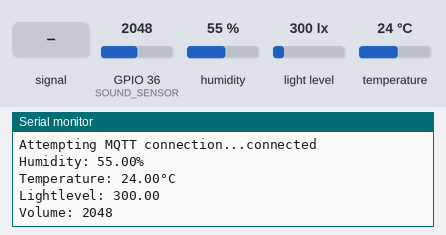
A sketch run on a simulated ESP32. On the bench: the last lines printed to the serial monitor. Inputs (shaded band) come from the test bench; at power-on: humidity 55 %, light level 300 lx, GPIO 36 (SOUND_SENSOR) = 2048, temperature 24 °C. WiFi joins after 1.5 s; servers stay silent unless stated; random numbers use the default seed unless the sketch sets one; no MQTT or app messages arrive unless stated.

Above: at 2.7 s.
2.8 s: GPIO 36 (SOUND_SENSOR) fed a 200 Hz sine of ±327 counts around its level
At 4.5 s:
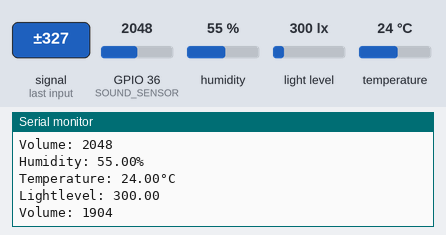
5.5 s: humidity set to 22 %
At 7.0 s:
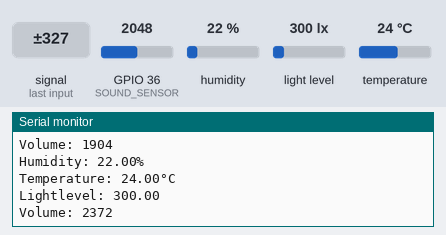
8.2 s: light level set to 40 lx
At 10.6 s:
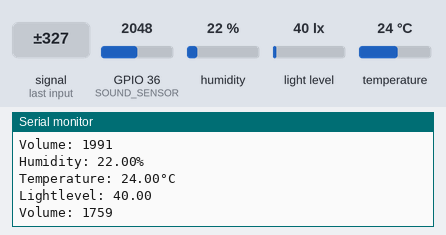
10.9 s: GPIO 36 (SOUND_SENSOR) set to 2866
At 12.1 s:
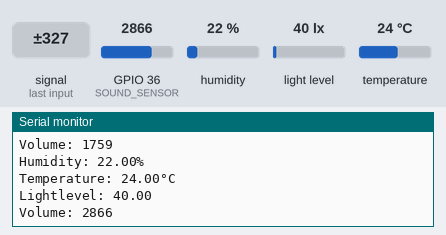
13.6 s: temperature set to 12 °C
At 14.6 s:
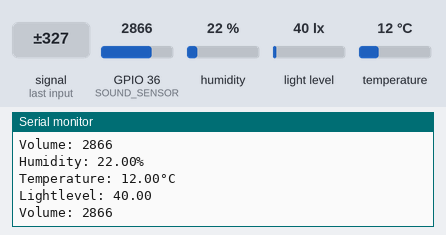
16.3 s: GPIO 36 (SOUND_SENSOR) fed a 1000 Hz sine of ±1023 counts around its level
At 18.4 s:
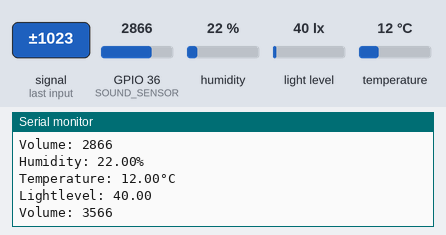
Timing chart, 0 to 19.9 s (numbered marks = the images above; inputs shaded):
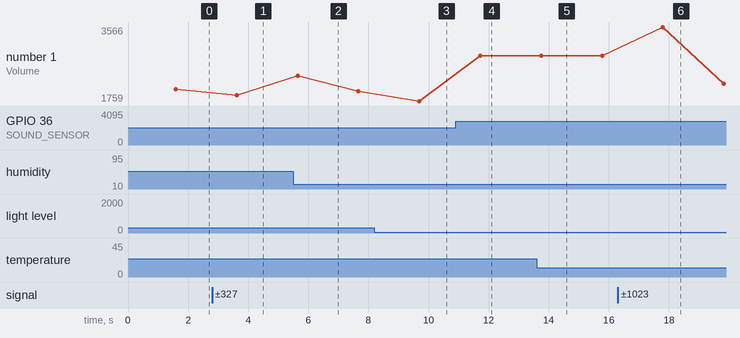

The sketch:

wetterstation.ino
```cpp
#include <ArduinoJson.h>

#include <BH1750.h>
#include <Wire.h>
#include <Adafruit_Sensor.h>
#include <DHT_U.h>
#include <DHT.h>

#include <string>
#include <iostream>
#include <sstream>
#include <WiFi.h>
#include <PubSubClient.h>

#define DHT_SENSOR_PIN 23
#define DHT_SENSOR_TYPE DHT11

#define SOUND_SENSOR 36

const char *ssid = "WLANrouterRPPT";
const char *password = "bbsbrinkstrasse";
const char *mqtt_server = "192.168.1.2";

const char *outHum = "jannik/wetterstation/humidity";
const char *outTemp = "jannik/wetterstation/temperature";
const char *outLight = "jannik/wetterstation/lightlevel";
const char *outSound = "jannik/wetterstation/volume";

BH1750 lightmeter;
DHT dht_sensor(DHT_SENSOR_PIN, DHT_SENSOR_TYPE);

WiFiClient espClient;
PubSubClient client(espClient);
unsigned long lastMsg = 0;
#define MSG_BUFFER_SIZE (50)
char msg[MSG_BUFFER_SIZE];
int value = 0;

void setup_wifi()
{

  delay(10);
  // We start by connecting to a WiFi network
  Serial.println();
  Serial.print("Connecting to ");
  Serial.println(ssid);

  WiFi.mode(WIFI_STA);
  WiFi.begin(ssid, password);

  while (WiFi.status() != WL_CONNECTED)
  {
    delay(500);
    Serial.print(".");
  }

  randomSeed(micros());

  Serial.println("");
  Serial.println("WiFi connected");
  Serial.println("IP address: ");
  Serial.println(WiFi.localIP());
}

void callback(char *topic, byte *payload, unsigned int length)
{
  Serial.print("Message arrived [");
  Serial.print(topic);
  Serial.print("] ");
  for (int i = 0; i < length; i++)
  {
    Serial.print((char)payload[i]);
  }
  Serial.println();

  // Switch on the LED if an 1 was received as first character
  // if ((char)payload[0] == '1') {
  //   digitalWrite(LED, HIGH);   // Turn the LED on (Note that LOW is the voltage level
  //   client.publish(outTopic, "LED ON");
  // } else {
  //   digitalWrite(LED, LOW);  // Turn the LED off by making the voltage HIGH
  //   client.publish(outTopic, "LED OFF");
  // }
}

void reconnect()
{
  // Loop until we're reconnected
  while (!client.connected())
  {
    Serial.print("Attempting MQTT connection...");
    // Create a random client ID
    String clientId = "ESP8266Client-";
    clientId += String(random(0xffff), HEX);
    // Attempt to connect
    if (client.connect(clientId.c_str()))
    {
      Serial.println("connected");
      // Once connected, publish an announcement...
      //client.publish(outMoisture, "connected");
      // ... and resubscribe
      //client.subscribe(inMoisture);
    }
    else
    {
      Serial.print("failed, rc=");
      Serial.print(client.state());
      Serial.println(" try again in 5 seconds");
      // Wait 5 seconds before retrying
      delay(5000);
    }
  }
}

void setup()
{
  Serial.begin(115200);
  setup_wifi();
  client.setServer(mqtt_server, 1883);
  client.setCallback(callback);

  dht_sensor.begin();

  Wire.begin();
  lightmeter.begin();
}

void loop()
{
  if (!client.connected())
  {
    reconnect();
  }
  client.loop();

  // read humidity
  float humi  = dht_sensor.readHumidity();
  // read temperature in Celsius
  float tempC = dht_sensor.readTemperature();

  // check whether the reading is successful or not
  if ( isnan(tempC) || isnan(humi)) {
    Serial.println("Failed to read from DHT sensor!");
  } else {
    Serial.print("Humidity: ");
    Serial.print(humi);
    Serial.println("%");

    Serial.print("Temperature: ");
    Serial.print(tempC);
    Serial.println("°C");
  }

  // Read light level
  float lux = lightmeter.readLightLevel();
  Serial.print("Lightlevel: ");
  Serial.println(lux);

  // Read sound level
  int sound = analogRead(SOUND_SENSOR);
  Serial.print("Volume: ");
  Serial.println(sound);

  // DynamicJsonDocument doc(1024);
  // doc["temperature"] = tempC;
  // doc["humidity"] = humi;
  // doc["lux"] = lux;
  // doc["volume"] = sound;
  // String jsonString;
  // serializeJson(doc, jsonString);

  client.publish(outHum,  std::to_string(humi).c_str());
  client.publish(outTemp,  std::to_string(tempC).c_str());
  client.publish(outLight,  std::to_string(lux).c_str());
  client.publish(outSound,  std::to_string(sound).c_str());

  //wait 2 seconds between readings
  delay(2000);
}
```

Measured:
- after the input at 2.8 s, the serial monitor: prints a new line after 0.81 s (image 1)
- after the input at 5.5 s, the serial monitor: prints a new line after 0.14 s (image 2)
- after the input at 8.2 s, the serial monitor: prints a new line after 1.5 s (image 3)
- after the input at 10.9 s, the serial monitor: prints a new line after 0.82 s (image 4)
- after the input at 13.6 s, the serial monitor: prints a new line after 0.15 s (image 5)
- after the input at 16.3 s, the serial monitor: prints a new line after 1.5 s (image 6)
- plotted number 1: 2048 → 1904 after the input at 2.8 s, 1991 → 1759 after the input at 8.2 s, 1759 → 2866 after the input at 10.9 s, 2866 → 2185 after the input at 16.3 s
